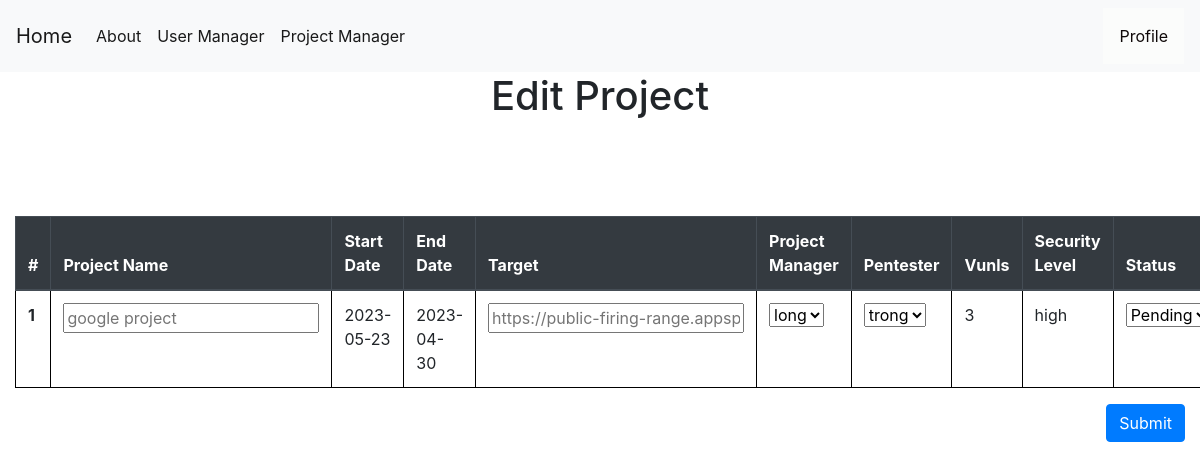
The app's page /editproject/2 (signed in), older data.
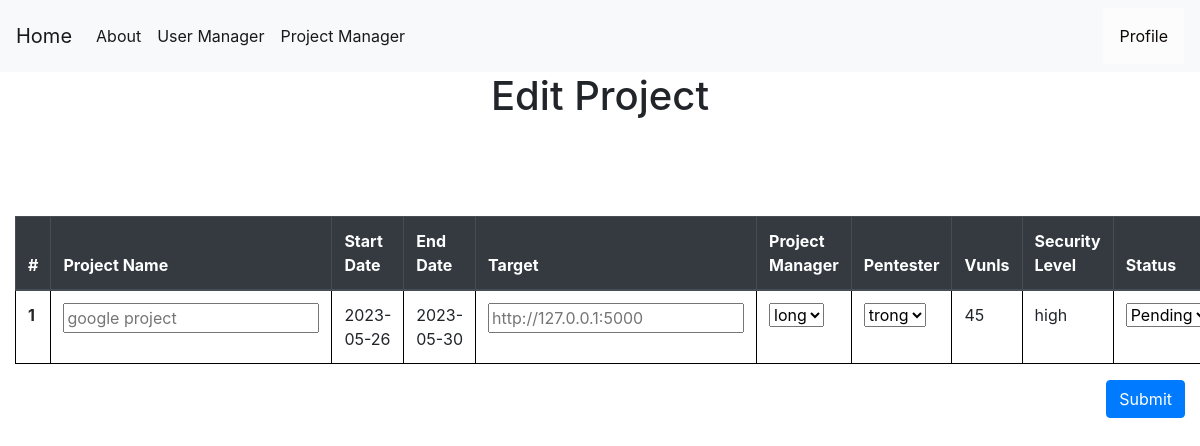
The same page, newer data.
### tables this page shows
CREATE TABLE projects (
    projectid INTEGER PRIMARY KEY AUTOINCREMENT,
    projectname TEXT NOT NULL,
    startdate date NOT NULL,
    enddate date,
    vunls int,
    target text not null,
    securitylevel TEXT,
    manager TEXT ,
    pentester TEXT ,
    status TEXT NOT NULL,
    create_by INTEGER ,
    isspider TEXT,
    login INTEGER NOT NULL,
    userinfo TEXT ,
    passinfo TEXT ,
    FOREIGN KEY (pentester) REFERENCES users(userid) ON DELETE CASCADE
    FOREIGN KEY (manager) REFERENCES users(userid) ON DELETE CASCADE
    FOREIGN KEY (create_by) REFERENCES users(userid) ON DELETE CASCADE
);

### app.py (the view, shortened to what this page needs)
@app.route('/editproject/<int:id>', methods=('GET', 'POST'))
def editproject(id):
    msg = ''
    if session["userid"] == None:
        return redirect(url_for('login'))
    currentuser = get_current_user()
    if currentuser["role"] == 'Pentester':
        return render_template('403.html',)
    conn = get_db_connection()
    projects = conn.execute('SELECT * FROM projects WHERE projectid = ?',(id,)).fetchall()
    project = conn.execute('SELECT * FROM projects WHERE projectid = ?',(id,)).fetchone()
    users = conn.execute('SELECT * FROM users').fetchall()
    return render_template('edit_project.html',currentuser=currentuser, projects=projects,users=users,msg=msg)

### app.py (called while the page is built)
def get_db_connection():
    conn = sqlite3.connect('database.db')
    conn.row_factory = sqlite3.Row
    return conn

def get_current_user():
    userid = session["userid"]
    conn = get_db_connection()
    user = conn.execute('SELECT * FROM users WHERE userid = ?',(userid,)).fetchone()
    conn.commit()
    conn.close()
    return user

### templates/edit_project.html (shortened to what this page needs)
{% extends 'base.html' %}
{% block content %}
    <center><h1>{% block title %} Edit Project  {% endblock %}</h1></center>
    <link rel= "stylesheet" type= "text/css" href= "{{ url_for('static',filename='css/showuser.css') }}">
  <form method="post">
    <table class="table" style="width:100%">
        <thead class="thead-dark" style="width:100%">
          <tr>
            <th width="5%" scope="col">#</th>
            <th width="10%" scope="col">Project Name</th>
            <th width="20%" scope="col">Start Date</th>
            <th width="20%" scope="col">End Date</th>
            <th scope="col">Target</th>
            <th scope="col">Project Manager</th>
            <th scope="col">Pentester</th>
            <th scope="col">Vunls</th>
            <th scope="col">Security Level</th>
            <th scope="col">Status</th>
          </tr>
        </thead>
        <tbody>
        {% for project in projects %}
          <tr>
            <th class="counterCell"></th>
            <th><input name="projectname" placeholder="{{project.projectname}}"autofocus="" /></br></th>
            <td>{{ project.startdate }}</td>
            <td>{{ project.enddate }}</td>
            <th><input name="target" placeholder="{{project.target}}"autofocus="" /></br></th>
            <td>
                <select name="manager" id="manager">
                {% for user in users %}
                {% if  user.role == 'Project Manager'%}
                <option value="{{user.username}}">{{user.username}}</option>
                {% endif %}
                {% endfor %}
              </select>
            </td>
            <td>
                <select name="pentester" id="pentester">
                  {% for user in users %}
                  {% if  user.role == 'Pentester'%}
                  <option value="{{user.username}}">{{user.username}}</option>
                  {% endif %}
                  {% endfor %}
              </select>
            </td>
            <td>{{ project.vunls }}</td>
            <td>{{ project.securitylevel }}</td>
            <td><select name="status" id="status">
              <option value="Pending">Pending</option>
            </select></td>
          </tr>
        {% endfor %}
        </tbody>
      </table>
      <div class="form-group">
        <button class="btn btn-primary" style="float: right;" role="button" aria-pressed="true" type="submit" class="btn btn-primary">Submit</button>
        </div>
  </form>
{% endblock %}

Row changes from the older to the newer data that the page shows:
changed projects "high": startdate "2023-05-23" → "2023-05-26"; enddate "2023-04-30" → "2023-05-30"; target "https://public-firing-range.appspot.com" → "http://127.0.0.1:5000"; vunls "3" → "45"
